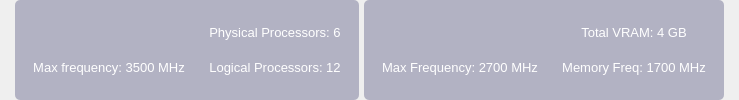
        <widget class="QFrame" name="specs_bar">
         <property name="maximumSize">
          <size>
           <width>16777215</width>
           <height>100</height>
          </size>
         </property>
         <property name="sizeIncrement">
          <size>
           <width>0</width>
           <height>100</height>
          </size>
         </property>
         <property name="styleSheet">
          <string notr="true">background-color:none;</string>
         </property>
         <layout class="QHBoxLayout" name="horizontalLayout_2">
          <property name="spacing">
           <number>5</number>
          </property>
          <property name="leftMargin">
           <number>15</number>
          </property>
          <property name="topMargin">
           <number>0</number>
          </property>
          <property name="rightMargin">
           <number>15</number>
          </property>
          <property name="bottomMargin">
           <number>0</number>
          </property>
          <item>
           <widget class="QFrame" name="cpu_specifications">
            <property name="styleSheet">
             <string notr="true">QFrame{
	border-radius: 5px;	
	background-color: rgba(85, 85, 127, 100);
	color: #ffffff;
}</string>
            </property>
            <layout class="QHBoxLayout" name="cpu_specs">
             <item>
              <widget class="QFrame" name="name_freq_cpu">
               <property name="styleSheet">
                <string notr="true">background-color:none;</string>
               </property>
               <layout class="QVBoxLayout" name="verticalLayout_8">
                <item>
                 <widget class="QLabel" name="label_cpu_name">
                  <property name="font">
                   <font>
                    <family>Segoe UI</family>
                    <pointsize>10</pointsize>
                   </font>
                  </property>
                  <property name="text">
                   <string>&lt;CPU NAME&gt;</string>
                  </property>
                  <property name="alignment">
                   <set>Qt::AlignCenter</set>
                  </property>
                 </widget>
                </item>
                <item>
                 <widget class="QLabel" name="label_max_cpu_freq">
                  <property name="font">
                   <font>
                    <family>Segoe UI</family>
                    <pointsize>10</pointsize>
                   </font>
                  </property>
                  <property name="text">
                   <string>&lt;html&gt;&lt;head/&gt;&lt;body&gt;&lt;p&gt;Max frequency: 3500 MHz&lt;/p&gt;&lt;/body&gt;&lt;/html&gt;</string>
                  </property>
                  <property name="alignment">
                   <set>Qt::AlignCenter</set>
                  </property>
                 </widget>
                </item>
               </layout>
              </widget>
             </item>
             <item>
              <widget class="QFrame" name="cores_cpu">
               <property name="styleSheet">
                <string notr="true">background-color: none;</string>
               </property>
               <layout class="QVBoxLayout" name="verticalLayout_7">
                <property name="sizeConstraint">
                 <enum>QLayout::SetDefaultConstraint</enum>
                </property>
                <item>
                 <widget class="QLabel" name="label_physical_cores">
                  <property name="font">
                   <font>
                    <family>Segoe UI</family>
                    <pointsize>10</pointsize>
                   </font>
                  </property>
                  <property name="text">
                   <string>&lt;html&gt;&lt;head/&gt;&lt;body&gt;&lt;p&gt;Physical Processors: 6&lt;/p&gt;&lt;/body&gt;&lt;/html&gt;</string>
                  </property>
                  <property name="alignment">
                   <set>Qt::AlignCenter</set>
                  </property>
                 </widget>
                </item>
                <item>
                 <widget class="QLabel" name="label_logical_cores">
                  <property name="font">
                   <font>
                    <family>Segoe UI</family>
                    <pointsize>10</pointsize>
                   </font>
                  </property>
                  <property name="text">
                   <string>&lt;html&gt;&lt;head/&gt;&lt;body&gt;&lt;p&gt;Logical Processors: 12&lt;/p&gt;&lt;/body&gt;&lt;/html&gt;</string>
                  </property>
                  <property name="alignment">
                   <set>Qt::AlignCenter</set>
                  </property>
                 </widget>
                </item>
               </layout>
              </widget>
             </item>
            </layout>
           </widget>
          </item>
          <item>
           <widget class="QFrame" name="gpu_specifications">
            <property name="styleSheet">
             <string notr="true">QFrame{
	border-radius: 5px;	
	background-color: rgba(85, 85, 127, 100);
	color: #ffffff;
}</string>
            </property>
            <layout class="QHBoxLayout" name="horizontalLayout_5">
             <item>
              <widget class="QFrame" name="name_freq_gpu">
               <property name="styleSheet">
                <string notr="true">background-color:none;</string>
               </property>
               <layout class="QVBoxLayout" name="verticalLayout_10">
                <item>
                 <widget class="QLabel" name="label_gpu_name">
                  <property name="font">
                   <font>
                    <family>Segoe UI</family>
                    <pointsize>10</pointsize>
                   </font>
                  </property>
                  <property name="text">
                   <string>&lt;GPU NAME&gt;</string>
                  </property>
                  <property name="alignment">
                   <set>Qt::AlignCenter</set>
                  </property>
                 </widget>
                </item>
                <item>
                 <widget class="QLabel" name="label_gpu_max_freq">
                  <property name="font">
                   <font>
                    <family>Segoe UI</family>
                    <pointsize>10</pointsize>
                   </font>
                  </property>
                  <property name="text">
                   <string>&lt;html&gt;&lt;head/&gt;&lt;body&gt;&lt;p&gt;Max Frequency: 2700 MHz&lt;/p&gt;&lt;/body&gt;&lt;/html&gt;</string>
                  </property>
                  <property name="alignment">
                   <set>Qt::AlignCenter</set>
                  </property>
                 </widget>
                </item>
               </layout>
              </widget>
             </item>
             <item>
              <widget class="QFrame" name="memory_mclock_gpu">
               <property name="styleSheet">
                <string notr="true">background-color:none;</string>
               </property>
               <layout class="QVBoxLayout" name="verticalLayout_9">
                <item>
                 <widget class="QLabel" name="label_gpu_max_vram">
                  <property name="font">
                   <font>
                    <family>Segoe UI</family>
                    <pointsize>10</pointsize>
                   </font>
                  </property>
                  <property name="text">
                   <string>&lt;html&gt;&lt;head/&gt;&lt;body&gt;&lt;p&gt;Total VRAM: 4 GB&lt;/p&gt;&lt;/body&gt;&lt;/html&gt;</string>
                  </property>
                  <property name="alignment">
                   <set>Qt::AlignCenter</set>
                  </property>
                 </widget>
                </item>
                <item>
                 <widget class="QLabel" name="label_gpy_mem_freq">
                  <property name="font">
                   <font>
                    <family>Segoe UI</family>
                    <pointsize>10</pointsize>
                   </font>
                  </property>
                  <property name="text">
                   <string>&lt;html&gt;&lt;head/&gt;&lt;body&gt;&lt;p&gt;Memory Freq: 1700 MHz&lt;/p&gt;&lt;/body&gt;&lt;/html&gt;</string>
                  </property>
                  <property name="alignment">
                   <set>Qt::AlignCenter</set>
                  </property>
                 </widget>
                </item>
               </layout>
              </widget>
             </item>
            </layout>
           </widget>
          </item>
         </layout>
        </widget>
